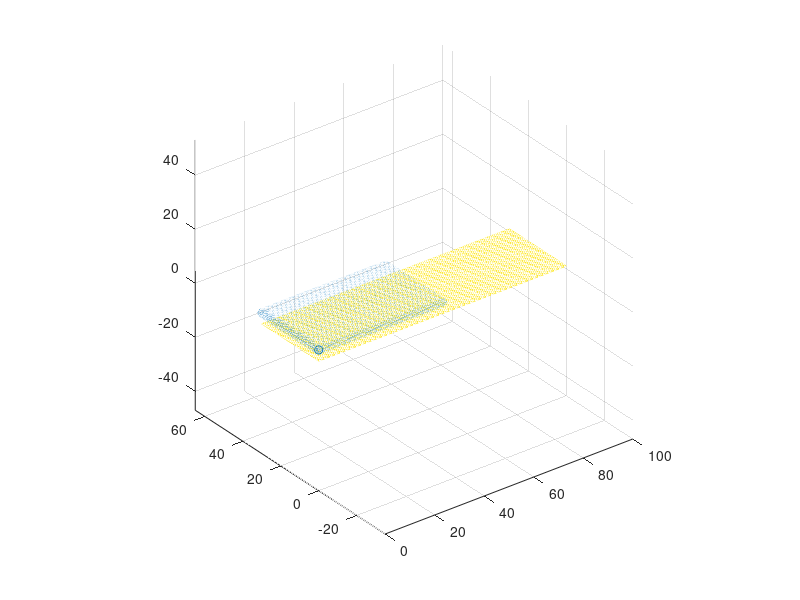

Here is the MATLAB script that generated this plot:
clear all;
close all;
clc;

neley = 60;
nelex = 200;

y = linspace (0, 30, neley+1);
x = linspace (0, 100, nelex+1);

hx = 100/nelex;   % = 0.5
hy = 30/neley;    % = 0.5

[X, Y] = meshgrid (x, y);

Z = ones(size(X));  

% Regione iniziale occupata dall'acqua 
Ymin = 0; Ymax = 30; Xmin = 0; Xmax = 50;

ppc_x = 3;            % particelle per cella in x
ppc_y = 2;            % particelle per cella in y   (=> 4 ppc totali)
DX = hx / ppc_x;      % = 0.5/2 = 0.25
DY = hy / ppc_y;      % = 0.5/2 = 0.25

% posizioni ai centri delle sotto-celle: da Xmin+DX/2 a Xmax-DX/2
xp_vec = (Xmin + DX/2) : DX : (Xmax - DX/2);
yp_vec = (Ymin + DY/2) : DY : (Ymax - DY/2);
[xp, yp] = meshgrid (xp_vec, yp_vec);

% Altezza iniziale uniforme
hp = 5 .* ones(size(xp));

hp = hp(:);
xp = xp(:);
yp = yp(:);

% (inerte con hp = 5 ovunque; utile se in futuro hp e' variabile)
hzero = find (hp <= 1);
hp(hzero) = [];
xp(hzero) = [];
yp(hzero) = [];

immagine_out = uint16(Z);
imwrite (immagine_out, "sfondo.tif")

%%%%%%%%%%%%%%%%%%%%%%%%%%%%%%%%%%%%%%%%%%%%%%%%%%%%%%%%%%%%%%%%%%%%%%%%%%%%%

Zz = double (Z);

[gx, gy] = gradient (Zz, hx, hy);

Z    = Zz(:);
dZdx = gx(:);
dZdy = gy(:);

figure()
mesh(X, Y, Zz)
axis equal
hold on
scatter3(xp(:), yp(:), hp(:))

%% Constants
g     = 9.81;
xi    = 200;
vis   = 50;
ty    = 2000;
T     = 5;

%% Material point quantities initialization
nmp   = numel(xp);
rhosy = 1000.0;
Msys  = sum (hp*DX*DY*rhosy);   % massa totale del sistema
Mp    = Msys/nmp * ones(nmp, 1);
Vp    = Mp./rhosy;
Ap    = Vp./hp;                 % = DX*DY = 0.0625 (con ppc=2)
vp    = zeros (nmp,2);
BINGHAM  = 0.0;
FRICTION = 0.0;
CFL = 0.09;
BC_FLAG = 1.0;
momp  = zeros (nmp,2);

Fb(:,1) = zeros (nmp,1);
Fb(:,2) = zeros (nmp,1);

%% Riepilogo a schermo
fprintf('hx = %g, hy = %g\n', hx, hy);
fprintf('DX = %g, DY = %g  -> %g x %g ppc (interi)\n', DX, DY, hx/DX, hy/DY);
fprintf('nmp = %d particelle\n', nmp);
fprintf('Ap iniziale = %g (=> aggiorna Ap0 nel main.cpp se serve)\n', Ap(1));
fprintf('Msys = %g kg\n', Msys);

%%
DATA = struct (...
	   "x", xp, ...
	   "y", yp, ...
	   "Mp", Mp, ...
	   "Ap", Ap, ...
	   "vpx", vp(:,1), ...
	   "vpy", vp(:,2), ...
	   "Nex", nelex, ...
	   "Ney", neley, ...
	   "hx", hx, ...
	   "hy", hy, ...
	   "hp", hp, ...
	   "mom_px", momp(:,1), ...
	   "mom_py", momp(:,2), ...
	   "g", g, ...
	   "T", T, ...
	   "xi", xi, ...
	   "vis", vis, ...
	   "ty", ty, ...
	   "rho", rhosy, ...
	   "Vp", Vp, ...
	   "Z", Z, ...
	   "dZdx", dZdx,...
	   "dZdy", dZdy,...
     "BINGHAM_ON", BINGHAM,...
     "FRICTION_ON", FRICTION,...
     "CFL", CFL,...
     "BC_FLAG", BC_FLAG...
	 );
json = jsonencode(DATA);

FID = fopen("DATA.json","w");
fprintf(FID,json);
fclose(FID);
